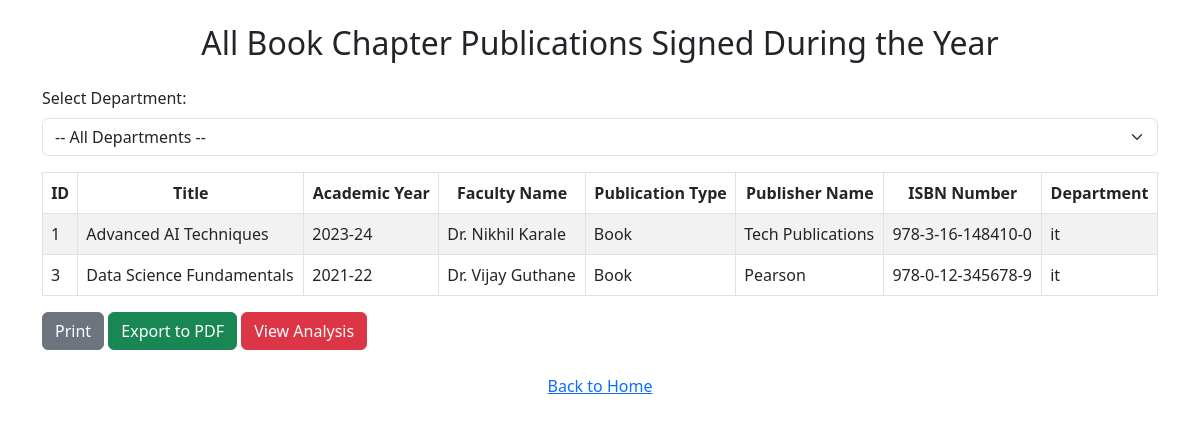
Page /principalbook_chapter_publications.php on the committed database.
### tables this page shows
CREATE TABLE `book_chapter_publications` (
  `id` int NOT NULL AUTO_INCREMENT,
  `academic_year` varchar(9) NOT NULL,
  `faculty_name` varchar(255) NOT NULL,
  `department` enum('cse','it','extc','mech','civil') NOT NULL,
  `publication_type` enum('Book','Chapter') NOT NULL,
  `title` varchar(255) NOT NULL,
  `publisher_name` varchar(255) NOT NULL,
  `ISBN_number` varchar(20) NOT NULL,
  `proof_document` varchar(255) NOT NULL,
  `status` enum('0','1','2') DEFAULT '0',
  `created_at` timestamp NULL DEFAULT CURRENT_TIMESTAMP,
  PRIMARY KEY (`id`)
);

### principalbook_chapter_publications.php (the view, shortened to what this page needs)
<?php
include('db_connect.php');
$selectedDepartment = isset($_GET['department']) ? $_GET['department'] : '';
if (!empty($selectedDepartment)) {
    $sql = "SELECT * FROM book_chapter_publications WHERE status='1' AND department = ?";
    $stmt = $conn->prepare($sql);
    $stmt->bind_param("s", $selectedDepartment);
    $stmt->execute();
    $result = $stmt->get_result();
} else {
    $sql = "SELECT * FROM book_chapter_publications WHERE status='1'";
    $result = $conn->query($sql);
}
$records = [];
if ($result->num_rows > 0) {
    while ($row = $result->fetch_assoc()) {
        $records[] = $row;
    }
}
?>
<!DOCTYPE html>
<html lang="en">
<head>
    <link href="https://cdn.jsdelivr.net/npm/bootstrap@5.3.0/dist/css/bootstrap.min.css" rel="stylesheet">
</head>
<body>
<div class="container my-4">
    <h2 class="text-center mb-4">All Book Chapter Publications Signed During the Year</h2>
    <form method="GET" action="principalbook_chapter_publications.php" class="mb-3">
        <label for="department-dropdown" class="form-label">Select Department:</label>
        <select name="department" id="department-dropdown" class="form-select" onchange="this.form.submit()">
            <option value="">-- All Departments --</option>
        </select>
    </form>
    <?php if (empty($records)): ?>
        <div class="alert alert-warning text-center">No records found.</div>
    <?php else: ?>
        <div class="table-responsive">
            <table class="table table-bordered table-striped">
                <thead class="text-center">
                    <tr>
                        <th>ID</th>
                        <th>Title</th>
                        <th>Academic Year</th>
                        <th>Faculty Name</th>
                        <th>Publication Type</th>
                        <th>Publisher Name</th>
                        <th>ISBN Number</th>
                        <th>Department</th>
                    </tr>
                </thead>
                <tbody id="tableBody">
                    <?php foreach ($records as $record): ?>
                        <tr>
                            <td><?php echo htmlspecialchars($record['id']); ?></td>
                            <td><?php echo htmlspecialchars($record['title']); ?></td>
                            <td><?php echo htmlspecialchars($record['academic_year']); ?></td>
                            <td><?php echo htmlspecialchars($record['faculty_name']); ?></td>
                            <td><?php echo htmlspecialchars($record['publication_type']); ?></td>
                            <td><?php echo htmlspecialchars($record['publisher_name']); ?></td>
                            <td><?php echo htmlspecialchars($record['ISBN_number']); ?></td>
                            <td class="department"><?php echo htmlspecialchars($record['department']); ?></td>
                        </tr>
                    <?php endforeach; ?>
                </tbody>
            </table>
        </div>
           <button class="btn btn-secondary" onclick="window.open('analysis/Print_principal_book.php', '_blank')">Print</button>
            <button class="btn btn-success" onclick="window.open('analysis/bookexport_to_pdf.php', '_blank')">Export to PDF</button>
            <button class="btn btn-danger print-btn action-btn" onclick="window.open('analysis/bookAnalysis.php', '_blank')">View Analysis</button>
    <?php endif; ?>
</div>
<div class="text-center mt-4">
    <a href="principal_dashboard.php" >Back to Home</a>
</div>
</body>
</html>

### rows in the picture
book_chapter_publications: id "1", title "Advanced AI Techniques", academic_year "2023-24", faculty_name "Dr. Nikhil Karale", publication_type "Book", publisher_name "Tech Publications", ISBN_number "978-3-16-148410-0", department "it"
book_chapter_publications: id "3", title "Data Science Fundamentals", academic_year "2021-22", faculty_name "Dr. Vijay Guthane", publication_type "Book", publisher_name "Pearson", ISBN_number "978-0-12-345678-9", department "it"
